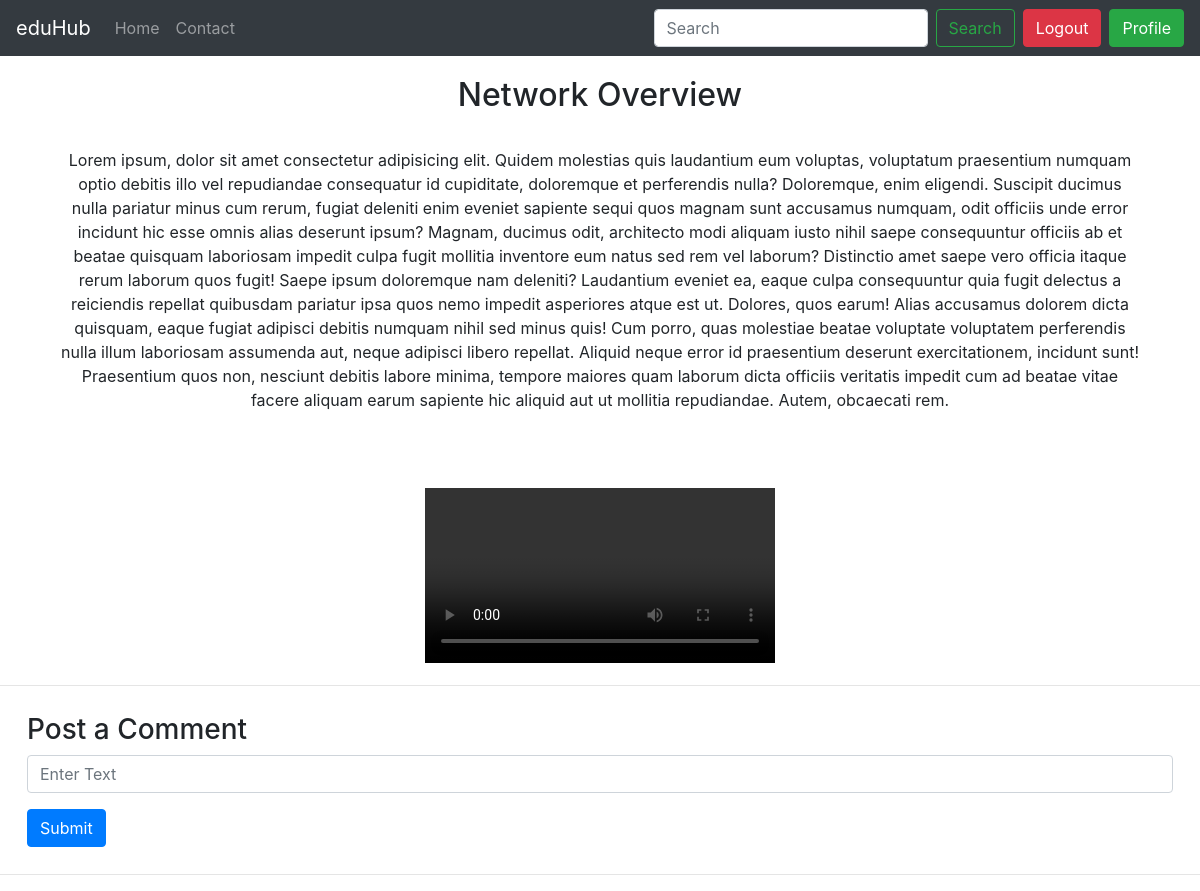
Screenshot of /ViewChapter/1/1 (signed in) with the database file from the repository.
### eduHub/models.py (models this page shows, shortened)
class Post(models.Model):
    title = models.TextField()
    desc = models.TextField()
    video = models.FileField(upload_to='videos', blank=True)

### eduHub/views.py (the view)
# urls.py: path("ViewChapter/<int:courseId>/<int:postId>", views.ViewChapter, name="ViewChapter"),
@login_required(login_url='/login')
def ViewChapter(request, courseId, postId):
    course = Course.objects.get(id=courseId)
    post = Post.objects.get(id=postId)
    user = request.user
    if user in course.enrolled_users.all():
        if course in user.enrolled_courses.all():
            return render(request, "ViewChapter.html", {
                "Post": post,
                "postId" : postId
            })

### eduHub/templates/ViewChapter.html (shortened to what this page needs)
{% extends "layout.html" %}
{% block body %}
{% load static %}
<center>
  <h2 style="padding: 20px;">{{Post.title}}</h2>
</center>
<center>
  <p>{{Post.desc}}</p>
  {% if Post.video %}
  <video width="350" controls>
    <source src="{{Post.video.url}}" type="video/mp4">
  </video>
  {% endif %}
</center>
<hr>
{% if user.is_authenticated %}
<div class="form-group" style="margin: 27px;">
  <h3>Post a Comment</h3>
  <form method="POST" id="form">
    <input type="text" class="form-control" id="text" name="text" placeholder="Enter Text" required>
    <button type="submit" class="btn btn-primary" style="margin-top: 1rem;" id="sub-btn">Submit</button>
  </form>
</div>
{% endif %}
<hr>
{% endblock %}

### eduHub/templates/ViewChapter.html (style rules this page uses)
h2 { padding: 20px; }
p { padding-top: 6px !important; padding: 60px; }

### rows the page displays
Post: title "Network Overview", desc "Lorem ipsum, dolor sit amet consectetur adipisicing elit. Quidem molestias quis laudantium eum voluptas, voluptatum praesentium numquam optio debitis illo vel repudiandae consequatur id cupiditate, doloremque et perferendis nulla? Doloremque, enim eligendi. Suscipit ducimus nulla pariatur minus cum rerum, fugiat deleniti enim eveniet sapiente sequi quos magnam sunt accusamus numquam, odit officiis unde error incidunt hic esse omnis alias deserunt ipsum? Magnam, ducimus odit, architecto modi aliquam iusto nihil saepe consequuntur officiis ab et beatae quisquam laboriosam impedit culpa fugit mollitia inventore eum natus sed rem vel laborum? Distinctio amet saepe vero officia itaque rerum…"
